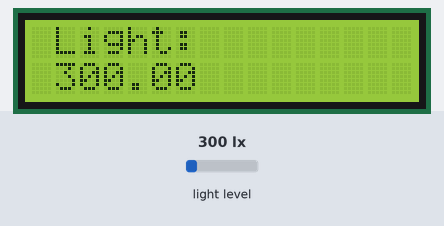
Simulated run of this sketch. Board: Arduino Uno, built with avr-gcc and run on an emulated ATmega328P. On the bench: 16×2 character LCD. Inputs (shaded band) come from the test bench; at power-on: light level 300 lx.

Above: at 1.2 s.
1.3 s: light level set to 40 lx
At 1.7 s:
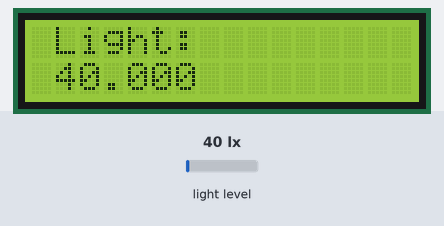
2.8 s: light level set to 500 lx
At 3.3 s:
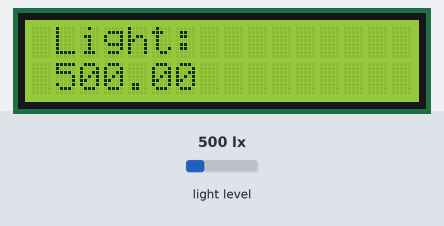
4.3 s: light level set to 1000 lx
At 4.8 s:
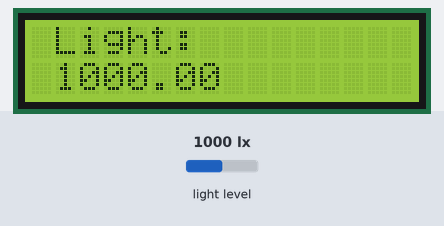
Timing chart, 0 to 7.3 s (numbered marks = the images above; inputs shaded):
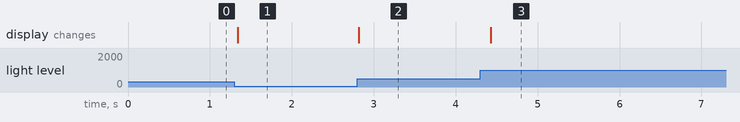

Measured:
- after the input at 1.3 s, the display: changes at once (image 1)
- after the input at 2.8 s, the display: changes at once (image 2)
- after the input at 4.3 s, the display: changes after 0.13 s (image 3)

The sketch:

_____BH1750__3_LCD____.ino
```cpp
#include <Wire.h>
#include <BH1750.h>
#include <LiquidCrystal_I2C.h>

LiquidCrystal_I2C lcd(0x27, 16, 2);
BH1750 lightMeter; //BH1750의 이름을 lightMeter으로 설정

void setup() {
  Wire.begin();
  lightMeter.begin();
  lcd.init(); //lcd를 초기화
  lcd.backlight(); //lcd 백라이트 켜기
}
void loop() {
  float lux = lightMeter.readLightLevel(); //lux라는 변수를 만들고 측정값을 저장
  lcd.setCursor(1, 0); //두 번째 칸, 첫 번째 줄로 커서 이동
  lcd.print("Light: ");
  lcd.setCursor(1, 10);
  lcd.print(lux);
  delay(100);
}
```
